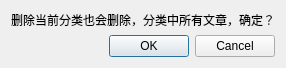
<?xml version="1.0" encoding="UTF-8"?>
<ui version="4.0">
 <class>RmdirDialog</class>
 <widget class="QDialog" name="RmdirDialog">
  <property name="geometry">
   <rect>
    <x>0</x>
    <y>0</y>
    <width>258</width>
    <height>59</height>
   </rect>
  </property>
  <property name="windowTitle">
   <string>Dialog</string>
  </property>
  <layout class="QVBoxLayout" name="verticalLayout">
   <item>
    <widget class="QLabel" name="label">
     <property name="text">
      <string>删除当前分类也会删除，分类中所有文章，确定？</string>
     </property>
    </widget>
   </item>
   <item>
    <widget class="QDialogButtonBox" name="buttonBox">
     <property name="orientation">
      <enum>Qt::Horizontal</enum>
     </property>
     <property name="standardButtons">
      <set>QDialogButtonBox::Cancel|QDialogButtonBox::Ok</set>
     </property>
    </widget>
   </item>
  </layout>
 </widget>
 <resources/>
 <connections>
  <connection>
   <sender>buttonBox</sender>
   <signal>accepted()</signal>
   <receiver>RmdirDialog</receiver>
   <slot>accept()</slot>
   <hints>
    <hint type="sourcelabel">
     <x>248</x>
     <y>254</y>
    </hint>
    <hint type="destinationlabel">
     <x>157</x>
     <y>274</y>
    </hint>
   </hints>
  </connection>
  <connection>
   <sender>buttonBox</sender>
   <signal>rejected()</signal>
   <receiver>RmdirDialog</receiver>
   <slot>reject()</slot>
   <hints>
    <hint type="sourcelabel">
     <x>316</x>
     <y>260</y>
    </hint>
    <hint type="destinationlabel">
     <x>286</x>
     <y>274</y>
    </hint>
   </hints>
  </connection>
 </connections>
</ui>
